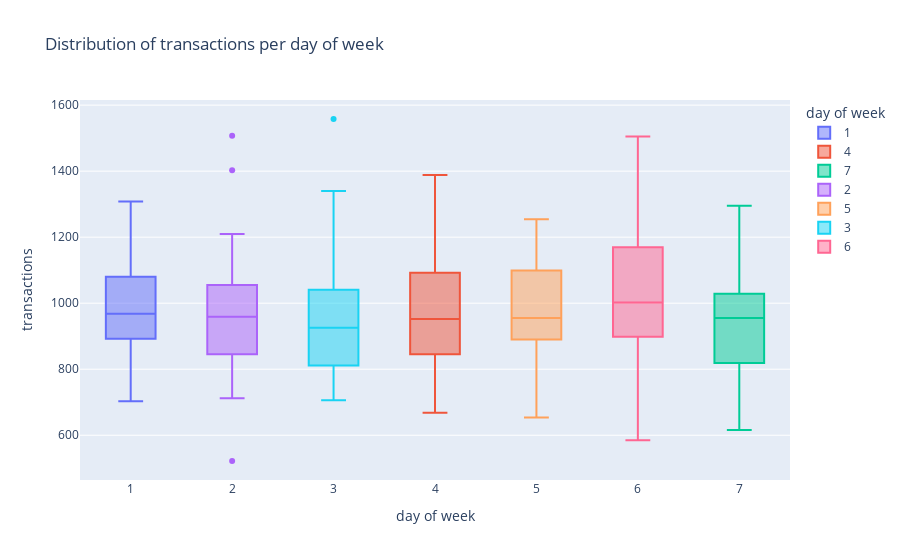

This figure's notebook cell:
### Code cell
fig = px.box(df_weekday, x="day of week", y="transactions", color="day of week", title="Distribution of transactions per day of week")
fig.show()

### Figure 1 — Plotly figure (JSON) as saved in the notebook; plotly's stock layout.template omitted (floating-point values rounded to 4 significant figures)
{"data": [{"alignmentgroup": "True", "hovertemplate": "day of week=%{x}<br>transactions=%{y}<extra></extra>", "legendgroup": "1", "marker": {"color": "#636efa"}, "name": "1", "notched": false, "offsetgroup": "1", "orientation": "v", "showlegend": true, "type": "box", "x": [1, 1, 1, 1, 1, 1, 1, 1, 1, 1, 1, 1, 1, 1, 1, 1, 1, 1, 1, 1, 1, 1, 1, 1, 1, 1, 1, 1, 1, 1, 1, 1, 1, 1, 1, 1, 1, 1, 1, 1, 1, 1, 1, 1, 1, 1, 1, 1, 1, 1, 1, 1], "x0": " ", "xaxis": "x", "y": [1147, 918, 1153, 906, 947, 914, 1098, 1046, 1090, 738, 1242, 1128, 1279, 1011, 1075, 890, 907, 990, 964, 817, 823, 1042, 1308, 925, 1031, 974, 927, 1086, 1012, 876, 919, 895, 1254, 900, 869, 928, 821, 849, 867, 978, 703, 898, 986, 1138, 1090, 1034, 1138, 747, 885, 1045, 804, 972], "y0": " ", "yaxis": "y"}, {"alignmentgroup": "True", "hovertemplate": "day of week=%{x}<br>transactions=%{y}<extra></extra>", "legendgroup": "4", "marker": {"color": "#EF553B"}, "name": "4", "notched": false, "offsetgroup": "4", "orientation": "v", "showlegend": true, "type": "box", "x": [4, 4, 4, 4, 4, 4, 4, 4, 4, 4, 4, 4, 4, 4, 4, 4, 4, 4, 4, 4, 4, 4, 4, 4, 4, 4, 4, 4, 4, 4, 4, 4, 4, 4, 4, 4, 4, 4, 4, 4, 4, 4, 4, 4, 4, 4, 4, 4, 4, 4, 4, 4], "x0": " ", "xaxis": "x", "y": [844, 793, 974, 886, 1040, 1045, 805, 930, 935, 950, 1063, 1356, 847, 1129, 875, 1211, 1119, 1138, 1034, 1113, 943, 1084, 955, 1158, 843, 924, 801, 825, 782, 1026, 985, 1179, 970, 860, 795, 991, 1101, 892, 903, 947, 753, 779, 698, 1388, 867, 1015, 1177, 839, 1162, 1162, 999, 668], "y0": " ", "yaxis": "y"}, {"alignmentgroup": "True", "hovertemplate": "day of week=%{x}<br>transactions=%{y}<extra></extra>", "legendgroup": "7", "marker": {"color": "#00cc96"}, "name": "7", "notched": false, "offsetgroup": "7", "orientation": "v", "showlegend": true, "type": "box", "x": [7, 7, 7, 7, 7, 7, 7, 7, 7, 7, 7, 7, 7, 7, 7, 7, 7, 7, 7, 7, 7, 7, 7, 7, 7, 7, 7, 7, 7, 7, 7, 7, 7, 7, 7, 7, 7, 7, 7, 7, 7, 7, 7, 7, 7, 7, 7, 7, 7, 7, 7, 7], "x0": " ", "xaxis": "x", "y": [616, 869, 799, 814, 815, 1104, 910, 821, 807, 1076, 1091, 1098, 1003, 965, 802, 955, 994, 1130, 887, 927, 1019, 1295, 811, 928, 875, 928, 955, 861, 708, 1003, 996, 953, 1048, 816, 1156, 1058, 976, 968, 999, 1159, 827, 895, 759, 1086, 1034, 764, 681, 956, 1116, 791, 1024, 961], "y0": " ", "yaxis": "y"}, {"alignmentgroup": "True", "hovertemplate": "day of week=%{x}<br>transactions=%{y}<extra></extra>", "legendgroup": "2", "marker": {"color": "#ab63fa"}, "name": "2", "notched": false, "offsetgroup": "2", "orientation": "v", "showlegend": true, "type": "box", "x": [2, 2, 2, 2, 2, 2, 2, 2, 2, 2, 2, 2, 2, 2, 2, 2, 2, 2, 2, 2, 2, 2, 2, 2, 2, 2, 2, 2, 2, 2, 2, 2, 2, 2, 2, 2, 2, 2, 2, 2, 2, 2, 2, 2, 2, 2, 2, 2, 2, 2, 2, 2], "x0": " ", "xaxis": "x", "y": [783, 953, 838, 890, 792, 1507, 977, 1047, 853, 858, 751, 1064, 1098, 836, 1168, 752, 1210, 895, 522, 781, 965, 1403, 1034, 858, 837, 1034, 927, 752, 939, 1001, 931, 940, 978, 868, 900, 1092, 1009, 932, 986, 1179, 1122, 712, 1016, 768, 1207, 1094, 1149, 996, 774, 1006, 1122, 999], "y0": " ", "yaxis": "y"}, {"alignmentgroup": "True", "hovertemplate": "day of week=%{x}<br>transactions=%{y}<extra></extra>", "legendgroup": "5", "marker": {"color": "#FFA15A"}, "name": "5", "notched": false, "offsetgroup": "5", "orientation": "v", "showlegend": true, "type": "box", "x": [5, 5, 5, 5, 5, 5, 5, 5, 5, 5, 5, 5, 5, 5, 5, 5, 5, 5, 5, 5, 5, 5, 5, 5, 5, 5, 5, 5, 5, 5, 5, 5, 5, 5, 5, 5, 5, 5, 5, 5, 5, 5, 5, 5, 5, 5, 5, 5, 5, 5, 5, 5], "x0": " ", "xaxis": "x", "y": [1236, 722, 995, 726, 1038, 730, 887, 924, 882, 904, 880, 1199, 901, 1045, 1165, 864, 1144, 929, 1005, 992, 1145, 923, 916, 1194, 1069, 1224, 806, 762, 1124, 920, 1253, 956, 879, 929, 896, 1203, 769, 967, 1152, 1191, 949, 954, 1074, 922, 1037, 971, 790, 1254, 1003, 1069, 893, 654], "y0": " ", "yaxis": "y"}, {"alignmentgroup": "True", "hovertemplate": "day of week=%{x}<br>transactions=%{y}<extra></extra>", "legendgroup": "3", "marker": {"color": "#19d3f3"}, "name": "3", "notched": false, "offsetgroup": "3", "orientation": "v", "showlegend": true, "type": "box", "x": [3, 3, 3, 3, 3, 3, 3, 3, 3, 3, 3, 3, 3, 3, 3, 3, 3, 3, 3, 3, 3, 3, 3, 3, 3, 3, 3, 3, 3, 3, 3, 3, 3, 3, 3, 3, 3, 3, 3, 3, 3, 3, 3, 3, 3, 3, 3, 3, 3, 3, 3, 3], "x0": " ", "xaxis": "x", "y": [884, 731, 1069, 828, 920, 726, 1164, 1008, 793, 1558, 1119, 935, 1114, 1065, 940, 756, 1340, 783, 1037, 996, 890, 834, 931, 941, 1000, 822, 1144, 1030, 716, 774, 816, 886, 706, 1045, 887, 855, 1149, 1011, 1004, 723, 997, 1030, 788, 807, 858, 1104, 805, 1140, 818, 1155, 896, 738], "y0": " ", "yaxis": "y"}, {"alignmentgroup": "True", "hovertemplate": "day of week=%{x}<br>transactions=%{y}<extra></extra>", "legendgroup": "6", "marker": {"color": "#FF6692"}, "name": "6", "notched": false, "offsetgroup": "6", "orientation": "v", "showlegend": true, "type": "box", "x": [6, 6, 6, 6, 6, 6, 6, 6, 6, 6, 6, 6, 6, 6, 6, 6, 6, 6, 6, 6, 6, 6, 6, 6, 6, 6, 6, 6, 6, 6, 6, 6, 6, 6, 6, 6, 6, 6, 6, 6, 6, 6, 6, 6, 6, 6, 6, 6, 6, 6, 6, 6], "x0": " ", "xaxis": "x", "y": [910, 981, 1025, 1238, 1209, 1055, 1085, 989, 1107, 1308, 948, 1391, 983, 837, 1062, 1505, 1260, 1364, 1005, 1199, 965, 1185, 585, 1060, 787, 846, 842, 1154, 1205, 1071, 1257, 1042, 874, 860, 1225, 968, 887, 991, 1042, 746, 999, 936, 1009, 1084, 960, 889, 790, 908, 780, 1343, 877, 909], "y0": " ", "yaxis": "y"}], "layout": {"boxmode": "overlay", "legend": {"title": {"text": "day of week"}, "tracegroupgap": 0}, "title": {"text": "Distribution of transactions per day of week"}, "xaxis": {"anchor": "y", "categoryarray": [1, 4, 7, 2, 5, 3, 6], "categoryorder": "array", "domain": [0, 1], "title": {"text": "day of week"}}, "yaxis": {"anchor": "x", "domain": [0, 1], "title": {"text": "transactions"}}}}
